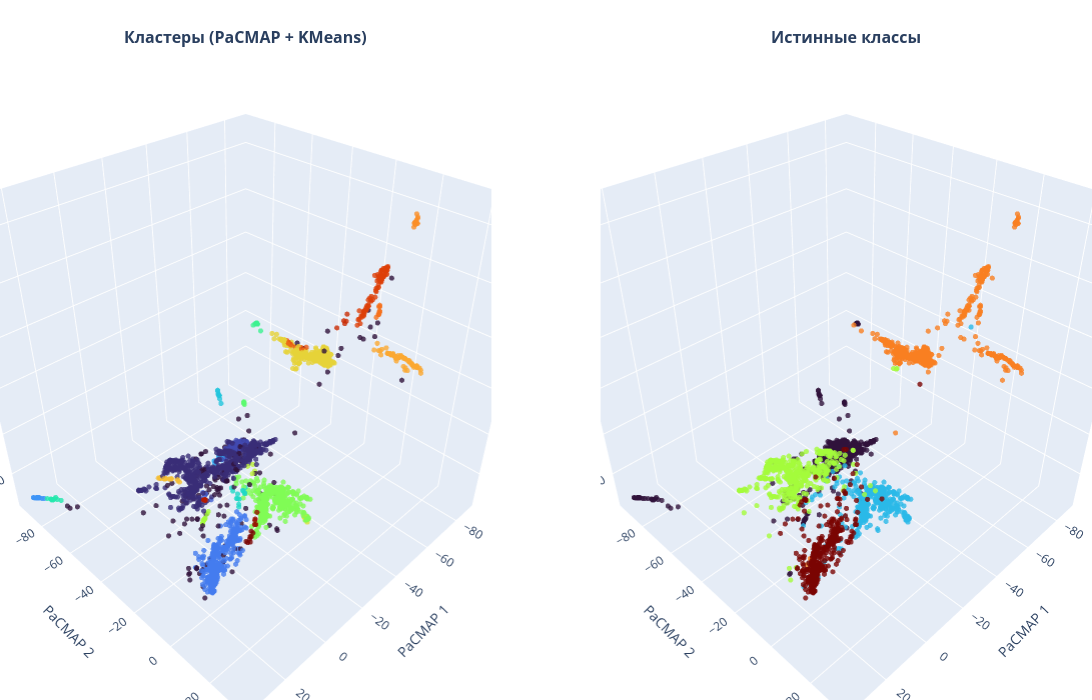

The code cell stored with this chart in its notebook:
### Code cell
# визуализация (StandardScaler, 3 компоненты)
# PaCMAP KMeans

import plotly.graph_objects as go
from plotly.subplots import make_subplots
import numpy as np
import pacmap
from sklearn.cluster import KMeans

def plot_actual_3D_pacmap(X_data, y_true, class_names):
    
    dr_model = trimap.TRIMAP(n_dims=3, n_inliers=10, n_outliers=5)
    X_3d = dr_model.fit_transform(X_data)
    
    kmeans = DBSCAN(eps=3, min_samples=5) 
    labels = kmeans.fit_predict(X_3d) # кластеризация
    
    # вывод текста при наведении мыши
    if class_names is None:
        class_names = [f"Class {i}" for i in np.unique(y_true)]
    true_labels_text = [class_names[i] for i in y_true]
    pred_labels_text = [f"Кластер {i}" for i in labels]
    
    # графики
    fig = make_subplots(
        rows=1, cols=2,
        specs=[[{'type': 'scene'}, {'type': 'scene'}]],
        subplot_titles=(f"<b>Кластеры (PaCMAP + KMeans)</b>", 
                        "<b>Истинные классы</b>")
    )
    
    # левый
    fig.add_trace(
        go.Scatter3d(
            x=X_3d[:, 0], y=X_3d[:, 1], z=X_3d[:, 2],
            mode='markers',
            marker=dict(size=3, color=labels, colorscale='Turbo', opacity=0.8),
            text=pred_labels_text, hoverinfo='text', name='Кластеры', showlegend=False
        ), row=1, col=1
    )
    
    # правый
    fig.add_trace(
        go.Scatter3d(
            x=X_3d[:, 0], y=X_3d[:, 1], z=X_3d[:, 2],
            mode='markers',
            marker=dict(size=3, color=y_true, colorscale='Turbo', opacity=0.8),
            text=true_labels_text, hoverinfo='text', name='Истинные', showlegend=False
        ), row=1, col=2
    )
    
    scene_settings = dict(
        xaxis_title="PaCMAP 1", 
        yaxis_title="PaCMAP 2", 
        zaxis_title="PaCMAP 3",
        bgcolor="rgba(240, 240, 240, 0.9)", 
        aspectmode='cube'
    )
    
    fig.update_layout(
        width=1200, height=700, 
        scene1=scene_settings, scene2=scene_settings,
        margin=dict(l=0, r=0, b=0, t=50), 
        paper_bgcolor='white'
    )
    
    fig.show()

real_class_names = ["business", "entertainment", "politics", "sport", "tech"]
plot_actual_3D_pacmap(X_scaled_raw, y_true, real_class_names)

### Figure 1 — Plotly figure (JSON) as saved in the notebook; plotly's stock layout.template omitted (floating-point values rounded to 4 significant figures; data arrays with more than 128 entries replaced by an {"elided": "..."} marker saying what was removed)
{"data": [{"hoverinfo": "text", "marker": {"color": {"elided": "2225 int values"}, "colorscale": [[0, "#30123b"], [0.07143, "#4145ab"], [0.1429, "#4675ed"], [0.2143, "#39a2fc"], [0.2857, "#1bcfd4"], [0.3571, "#24eca6"], [0.4286, "#61fc6c"], [0.5, "#a4fc3b"], [0.5714, "#d1e834"], [0.6429, "#f3c63a"], [0.7143, "#fe9b2d"], [0.7857, "#f36315"], [0.8571, "#d93806"], [0.9286, "#b11901"], [1, "#7a0402"]], "opacity": 0.8, "size": 3}, "mode": "markers", "name": "Кластеры", "scene": "scene", "showlegend": false, "text": {"elided": "2225 str values"}, "type": "scatter3d", "x": {"elided": "2225 float values"}, "y": {"elided": "2225 float values"}, "z": {"elided": "2225 float values"}}, {"hoverinfo": "text", "marker": {"color": {"elided": "2225 int values"}, "colorscale": [[0, "#30123b"], [0.07143, "#4145ab"], [0.1429, "#4675ed"], [0.2143, "#39a2fc"], [0.2857, "#1bcfd4"], [0.3571, "#24eca6"], [0.4286, "#61fc6c"], [0.5, "#a4fc3b"], [0.5714, "#d1e834"], [0.6429, "#f3c63a"], [0.7143, "#fe9b2d"], [0.7857, "#f36315"], [0.8571, "#d93806"], [0.9286, "#b11901"], [1, "#7a0402"]], "opacity": 0.8, "size": 3}, "mode": "markers", "name": "Истинные", "scene": "scene2", "showlegend": false, "text": {"elided": "2225 str values"}, "type": "scatter3d", "x": {"elided": "2225 float values"}, "y": {"elided": "2225 float values"}, "z": {"elided": "2225 float values"}}], "layout": {"annotations": [{"font": {"size": 16}, "showarrow": false, "text": "<b>Кластеры (PaCMAP + KMeans)</b>", "x": 0.225, "xanchor": "center", "xref": "paper", "y": 1, "yanchor": "bottom", "yref": "paper"}, {"font": {"size": 16}, "showarrow": false, "text": "<b>Истинные классы</b>", "x": 0.775, "xanchor": "center", "xref": "paper", "y": 1, "yanchor": "bottom", "yref": "paper"}], "height": 700, "margin": {"b": 0, "l": 0, "r": 0, "t": 50}, "paper_bgcolor": "white", "scene": {"aspectmode": "cube", "bgcolor": "rgba(240, 240, 240, 0.9)", "domain": {"x": [0, 0.45], "y": [0, 1]}, "xaxis": {"title": {"text": "PaCMAP 1"}}, "yaxis": {"title": {"text": "PaCMAP 2"}}, "zaxis": {"title": {"text": "PaCMAP 3"}}}, "scene2": {"aspectmode": "cube", "bgcolor": "rgba(240, 240, 240, 0.9)", "domain": {"x": [0.55, 1], "y": [0, 1]}, "xaxis": {"title": {"text": "PaCMAP 1"}}, "yaxis": {"title": {"text": "PaCMAP 2"}}, "zaxis": {"title": {"text": "PaCMAP 3"}}}, "width": 1200}}
